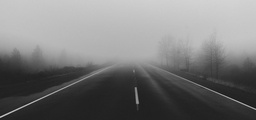
#> input picture DrivingInFog.jpg, 256 x 120 px, shrunk from 1004 x 471 before the run
$ python SobelAndCannyDetails.py
#> lines starting #> are read from the running program, lines starting #| are printed output that depends on the picture; after the words box and inside, x2 and y2 are one past the last pixel; in counts of white or black regions, pixels touching at a corner belong together
#> further down, inputimg is the input picture: shape (120, 256); min 19, max 211, mean 120.9
import numpy as np
import cv2

#a function for convolution operation
def naveenConvolve(img,kernel):
    row1total = img[0,1]*kernel[0,1] + img[0,2]*kernel[0,2] + img[0,0]*kernel[0,0]
    row2total = 0
    row3total = img[2,1]*kernel[2,1] + img[2,2]*kernel[2,2] + img[2,0]*kernel[2,0]
    return row1total + row2total + row3total

#a function for taking part of image to apply convolution between kernel and part of image
def takePartImage(inpimg,i,j):
    image = np.zeros((3,3))
    a = i
    b = j
    for k in range(0,3):
        b = j
        for l in range(0,3):
            image[k,l] = inpimg[a,b]
            b = b+1
        a = a +1
    return image

#a function for finding X gradient
def naveenSobelXgradient(inputimg):
    rows = len(inputimg)
#> rows = 120
    cols = len(inputimg[0])
#> cols = 256
    Gx = np.array(np.mat('1 0 -1; 2 0 -2; 1 0 -1'))
    outputimg = np.zeros((rows,cols))
    for i in range(0,rows-3):
         for j in range(0,cols-3):
             # retreve the part of image of 3 x 3 dimension from inputimage
             image  = takePartImage (inputimg, i, j)
             outputimg[i,j] = naveenConvolve(image,Gx)
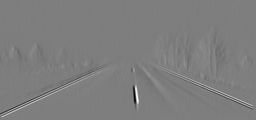
#> outputimg: shape (120, 256) float64; min -230, max 234, mean -0.2; drawn with min black and max white
    return outputimg

#a function for finding Y gradient
def naveenSobelYgradient(inputimg):
    rows = len(inputimg)
    cols = len(inputimg[0])
    #print(rows,cols)
    Gy = np.array(np.mat('1 2 1; 0 0 0; -1 -2 -1'))
    outputimg = np.zeros((rows,cols))
    for i in range(0,rows-3):
         for j in range(0,cols-3):
             # retreve the part of image of 3 x 3 dimension from inputimage
             image  = takePartImage (inputimg, i, j)
             outputimg[i,j] = naveenConvolve(image,Gy)
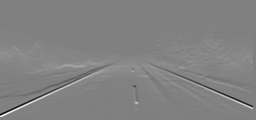
#> outputimg: shape (120, 256) float64; min -609, max 606, mean 11.2; drawn with min black and max white
    return outputimg

#reading an image
inputimg = cv2.imread('DrivingInFog.jpg',0);

sobelimagex = naveenSobelXgradient(inputimg)
sobelimagey = naveenSobelYgradient(inputimg)

rows = len(inputimg)
cols = len(inputimg[0])

outputimg = np.zeros([rows, cols])

#finding the gradient magnitude by using the formula [abs(imgx) + abs(imgy)]
for i in range(0,rows):
    for j in range(0,cols):
        outputimg[i,j] = abs(sobelimagex[i, j]) + abs(sobelimagey[i, j])
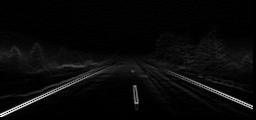
#> outputimg: shape (120, 256) float64; min 0, max 638, mean 24.4; drawn with min black and max white

print(outputimg.size)
#| 30720

sobel_image = np.uint8(outputimg)
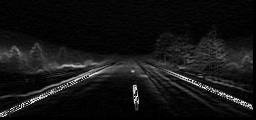
#> sobel_image: shape (120, 256); min 0, max 254, mean 20.3
cv2.imshow('Sobel Edge Image', sobel_image)
img = np.uint8(outputimg)
canny_image = cv2.Canny(img, 100, 200)
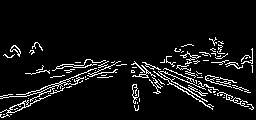
#> canny_image: shape (120, 256); 7% white in thin lines or dots, all inside (x1, y1, x2, y2) = (0, 37, 254, 118)
cv2.imshow('Canny Edge Image', canny_image)
cv2.waitKey(0)

$ run again, with fog.jpg copied over DrivingInFog.jpg
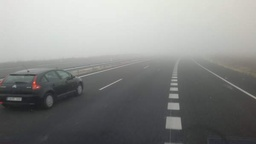
#> input picture fog.jpg, 256 x 144 px, shrunk from 600 x 338 before the run
#> rows = 144
#> cols = 256
#> after the loop in naveenSobelYgradient, `for i in range(0,rows-3):`:
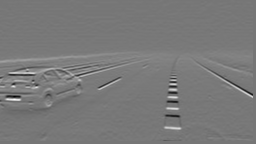
#> outputimg: shape (144, 256) float64; min -368, max 424, mean 9.7; drawn with min black and max white
#| 36864
#> `canny_image = cv2.Canny(img, 100, 200)`:
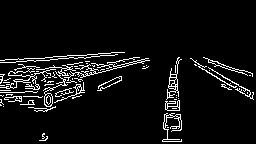
#> canny_image: shape (144, 256); 6.4% white in thin lines or dots, all inside (x1, y1, x2, y2) = (0, 52, 254, 142)

$ run again, with fogImage.jpg copied over DrivingInFog.jpg
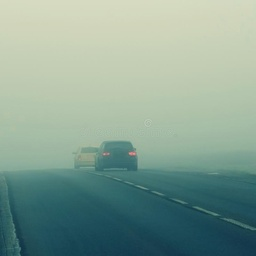
#> input picture fogImage.jpg, 256 x 256 px, shrunk from 800 x 800 before the run
#> `inputimg = cv2.imread('DrivingInFog.jpg',0);`:
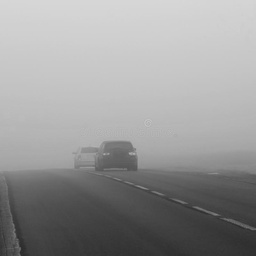
#> inputimg: shape (256, 256); min 43, max 215, mean 151.3
#> rows = 256
#| 65536
#> `canny_image = cv2.Canny(img, 100, 200)`:
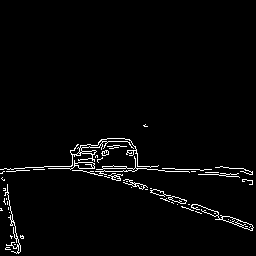
#> canny_image: shape (256, 256); 2.5% white in thin lines or dots, all inside (x1, y1, x2, y2) = (0, 124, 254, 254)
